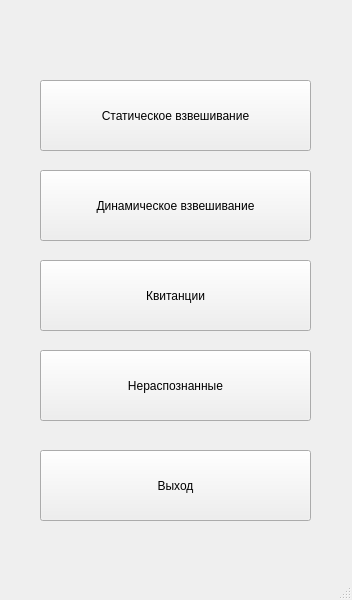
<?xml version="1.0" encoding="UTF-8"?>
<ui version="4.0">
 <class>MainWindow</class>
 <widget class="QMainWindow" name="MainWindow">
  <property name="geometry">
   <rect>
    <x>0</x>
    <y>0</y>
    <width>352</width>
    <height>600</height>
   </rect>
  </property>
  <property name="windowTitle">
   <string>MainWindow</string>
  </property>
  <widget class="QWidget" name="centralwidget">
   <widget class="QPushButton" name="pushButton">
    <property name="geometry">
     <rect>
      <x>40</x>
      <y>450</y>
      <width>271</width>
      <height>71</height>
     </rect>
    </property>
    <property name="text">
     <string>Выход</string>
    </property>
   </widget>
   <widget class="QPushButton" name="pushButton_2">
    <property name="geometry">
     <rect>
      <x>40</x>
      <y>350</y>
      <width>271</width>
      <height>71</height>
     </rect>
    </property>
    <property name="text">
     <string>Нераспознанные</string>
    </property>
   </widget>
   <widget class="QPushButton" name="pushButton_3">
    <property name="geometry">
     <rect>
      <x>40</x>
      <y>260</y>
      <width>271</width>
      <height>71</height>
     </rect>
    </property>
    <property name="text">
     <string>Квитанции</string>
    </property>
   </widget>
   <widget class="QPushButton" name="pushButton_4">
    <property name="geometry">
     <rect>
      <x>40</x>
      <y>170</y>
      <width>271</width>
      <height>71</height>
     </rect>
    </property>
    <property name="text">
     <string>Динамическое взвешивание</string>
    </property>
   </widget>
   <widget class="QPushButton" name="pushButton_5">
    <property name="geometry">
     <rect>
      <x>40</x>
      <y>80</y>
      <width>271</width>
      <height>71</height>
     </rect>
    </property>
    <property name="text">
     <string>Статическое взвешивание</string>
    </property>
   </widget>
  </widget>
  <widget class="QMenuBar" name="menubar">
   <property name="geometry">
    <rect>
     <x>0</x>
     <y>0</y>
     <width>352</width>
     <height>29</height>
    </rect>
   </property>
  </widget>
  <widget class="QStatusBar" name="statusbar"/>
 </widget>
 <resources/>
 <connections>
  <connection>
   <sender>pushButton</sender>
   <signal>clicked()</signal>
   <receiver>MainWindow</receiver>
   <slot>close()</slot>
   <hints>
    <hint type="sourcelabel">
     <x>303</x>
     <y>512</y>
    </hint>
    <hint type="destinationlabel">
     <x>335</x>
     <y>550</y>
    </hint>
   </hints>
  </connection>
 </connections>
</ui>
